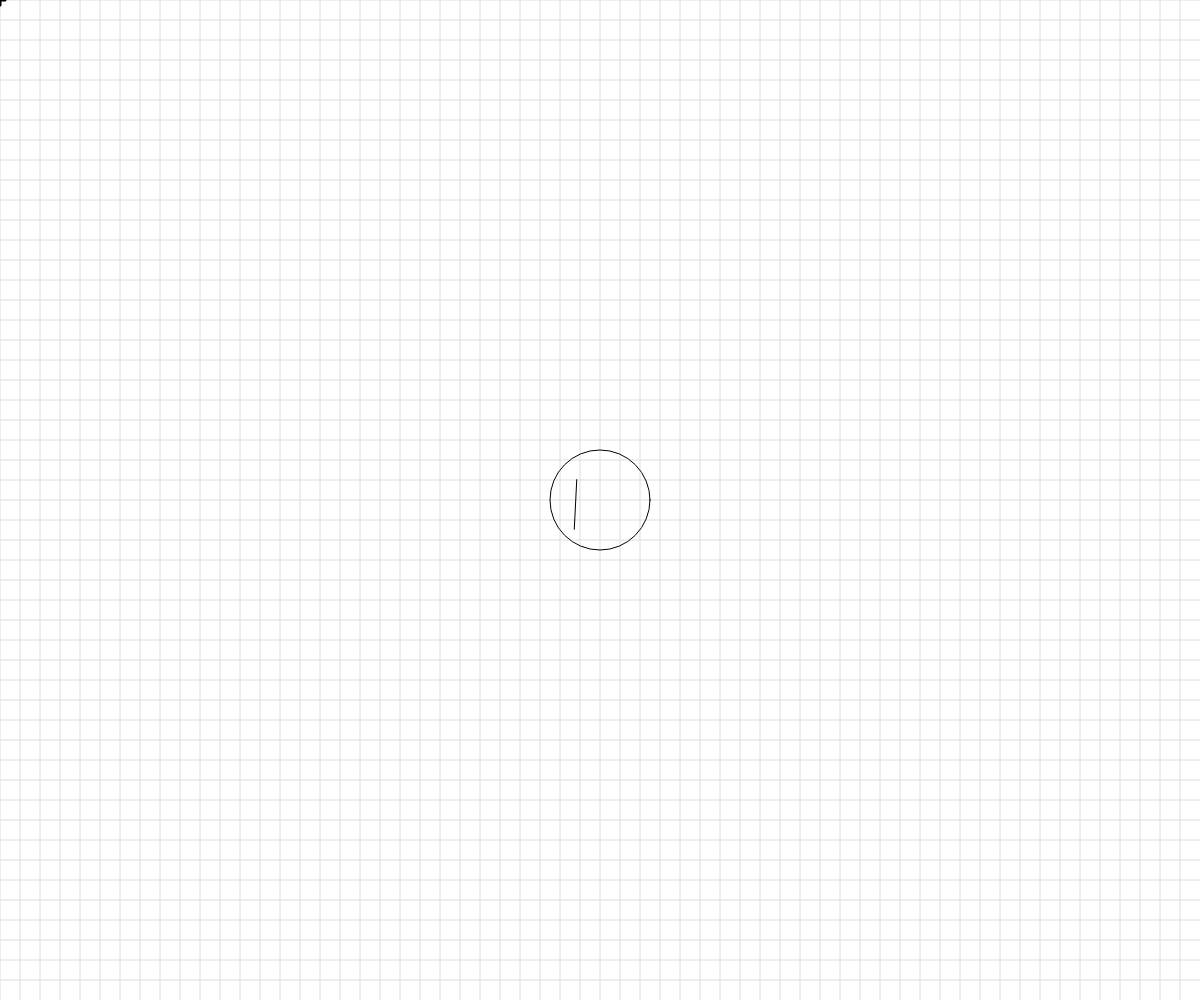
Frame 1 (no input)
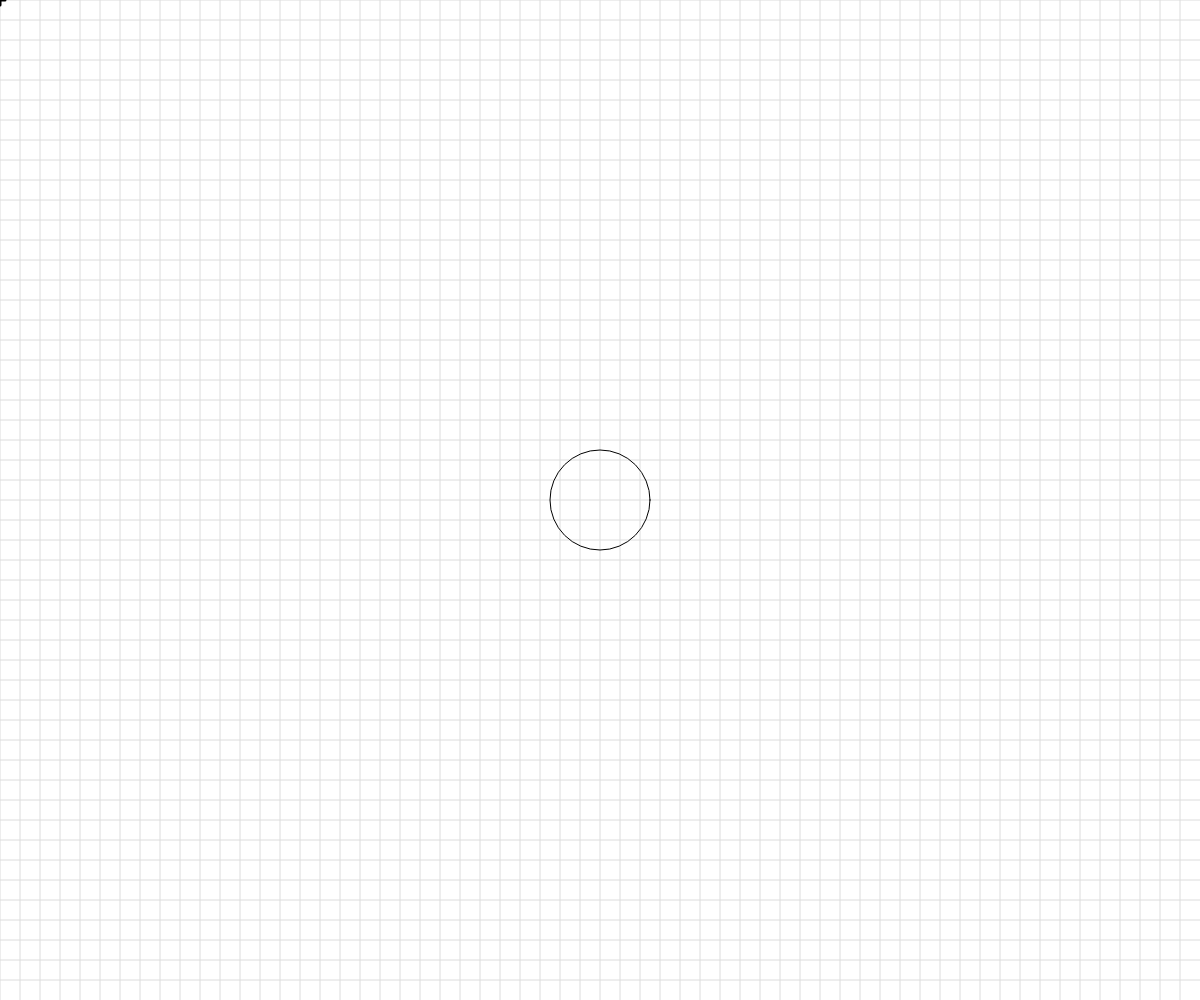
Frame 60 (no input)
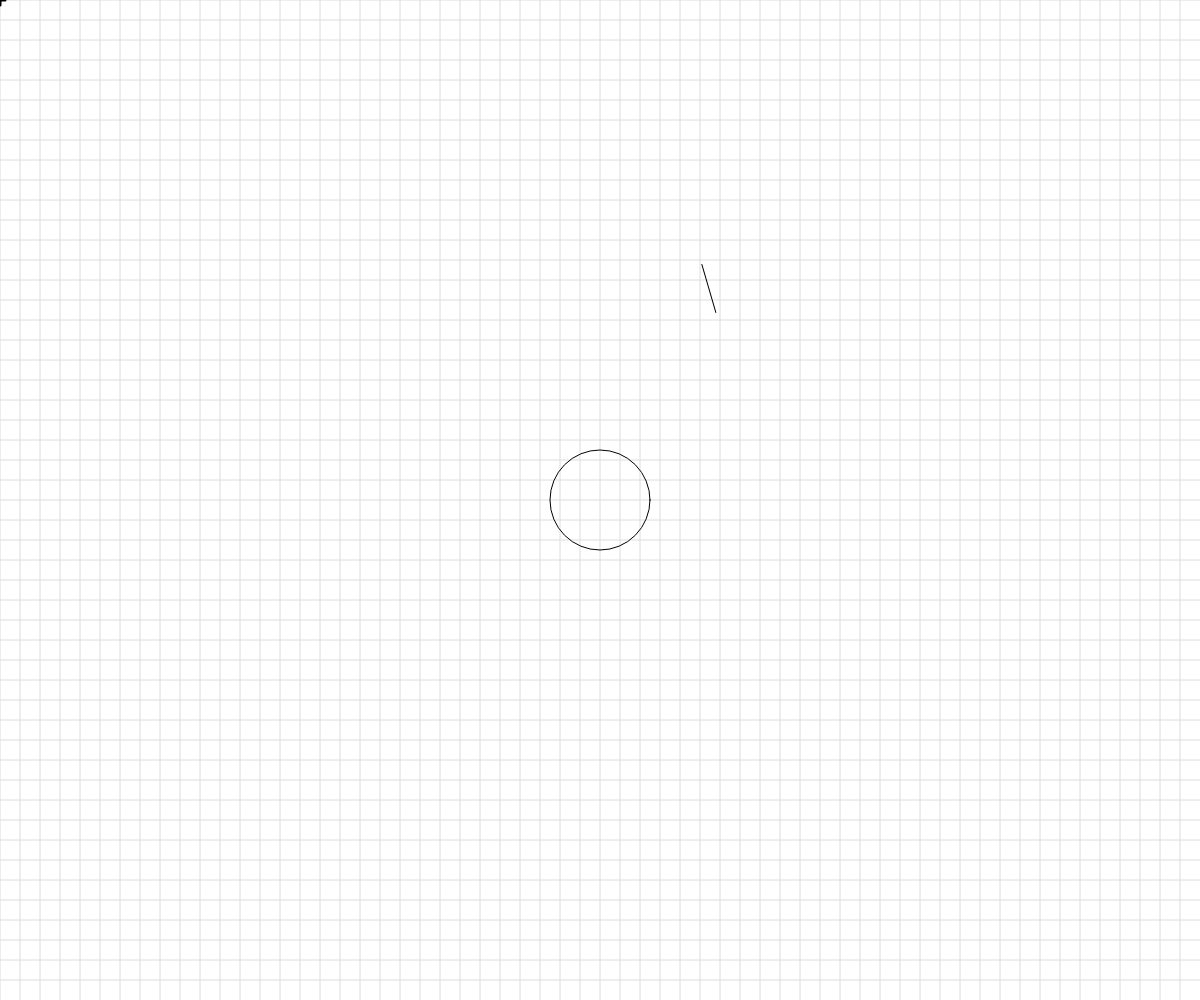
Frame 120 (the mouse pressed at the canvas centre since frame 60)

The p5.js sketch that drew these frames (run headless with seeded random() and noise() and a simulated clock; from frame 60 on, the mouse is pressed at the canvas centre):

// p5.js sketch
// ── sketch.js
// Basic Transformations Sandbox

let originalSpacing = 20;


function setup() {
  createCanvas(windowWidth, windowHeight);
}

function draw() {
  background(255);
  drawBasicGrid(220);
  ellipseMode(CENTER);
  fill(255,255,255,0);
  ellipse(windowWidth / 2 ,windowHeight / 2,100,100);
  fill(0);
  rotate(frameCount / 20);
  line(windowWidth / 2 , windowHeight / 2, windowWidth / 2, windowHeight / 2 - 50);
  


}


function face(x, y) {
  //draw a face at x,y
  push();
  translate(x,y);
  ellipseMode(CENTER);
  fill(200,200,0);
  stroke(0);
  ellipse(0,0,80,80);
  fill(90, 140, 30, 220);
  triangle(-20, 20, 20, 20, 0, 30);
  fill(0);
  ellipse(-25,0,10,10);
  ellipse(25,0,10,10);
  strokeWeight(5);
  line(-30,-10,30,-10);
  strokeWeight(1);
  pop();

}

function rectangleRed(x, y) {
  //draw a red rectangle at x,y (sized 50 pixels square) - to visualize what happens to the coordinate system
  //when different basic transformations are applied.
  noStroke();
  fill(255, 0, 0, 150);
  rect(x, y, 50, 50);

}

function rectangleBlue(x, y) {
  //draw a red rectangle at x,y (sized 50 pixels square) - to visualize what happens to the coordinate system
  //when different basic transformations are applied.
  noStroke();
  fill(0, 0, 255, 150);
  rect(x, y, 50, 50);

}

function drawBasicGrid(shade) {
  //draw the normal cartesian Coordinate Grid, in a light color. Spaced at 20 px by default
  stroke(shade);
  for (let x = 0; x < width; x += originalSpacing) {
    line(x, 0, x, height);
  }
  for (let y = 0; y < height; y += originalSpacing) {
    line(0, y, width, y);
  }

  //Draw "X" at the origin
  strokeWeight(3);
  stroke(0);
  line(-5,0,5,0);
  line(0,5,0,-5);
  strokeWeight(1);
}
